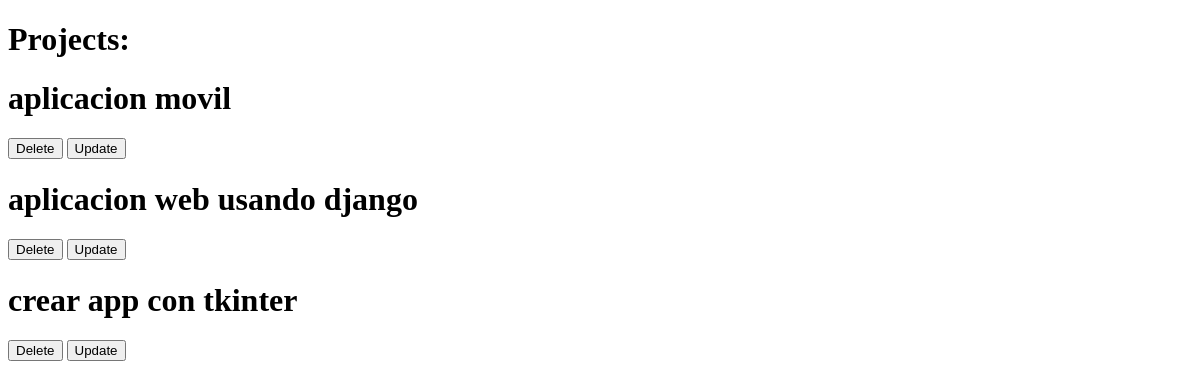
The page /projects/ on the database as committed earlier.
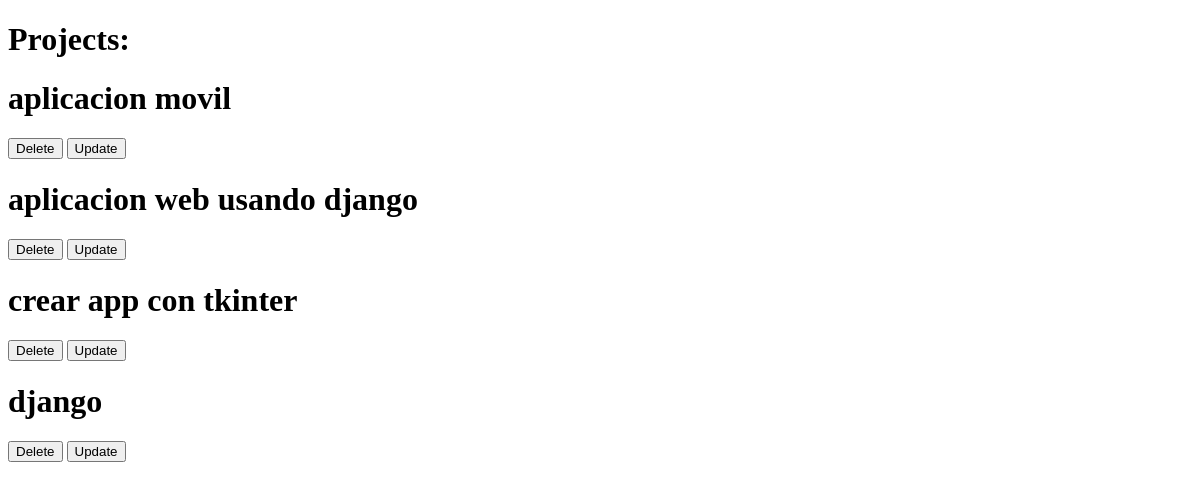
The same page on the database as committed later.
### myapp/models.py (models this page shows, shortened)
class Project(models.Model):
    name = models.CharField(max_length=200)

### myapp/views.py (the view)
# urls.py: path('projects/', views.projects, name= 'projects'),
def projects(request):
    projects = Project.objects.all()
    return render(request, 'projects.html', {'projects': projects})

### myapp/templates/projects.html (shortened to what this page needs)
<!DOCTYPE html>
<html lang="en">
<head>
</head>
<body>
    <h1>Projects:</h1>
    {% for project in projects %}
    <h1>{{project.name}}</h1>
    <button>
        Delete
    </button>
    <button>
        Update
    </button>
    {% endfor %}
</body>
</html>

Rows that differ between the two databases and show on the page:
added Project: name "django"
